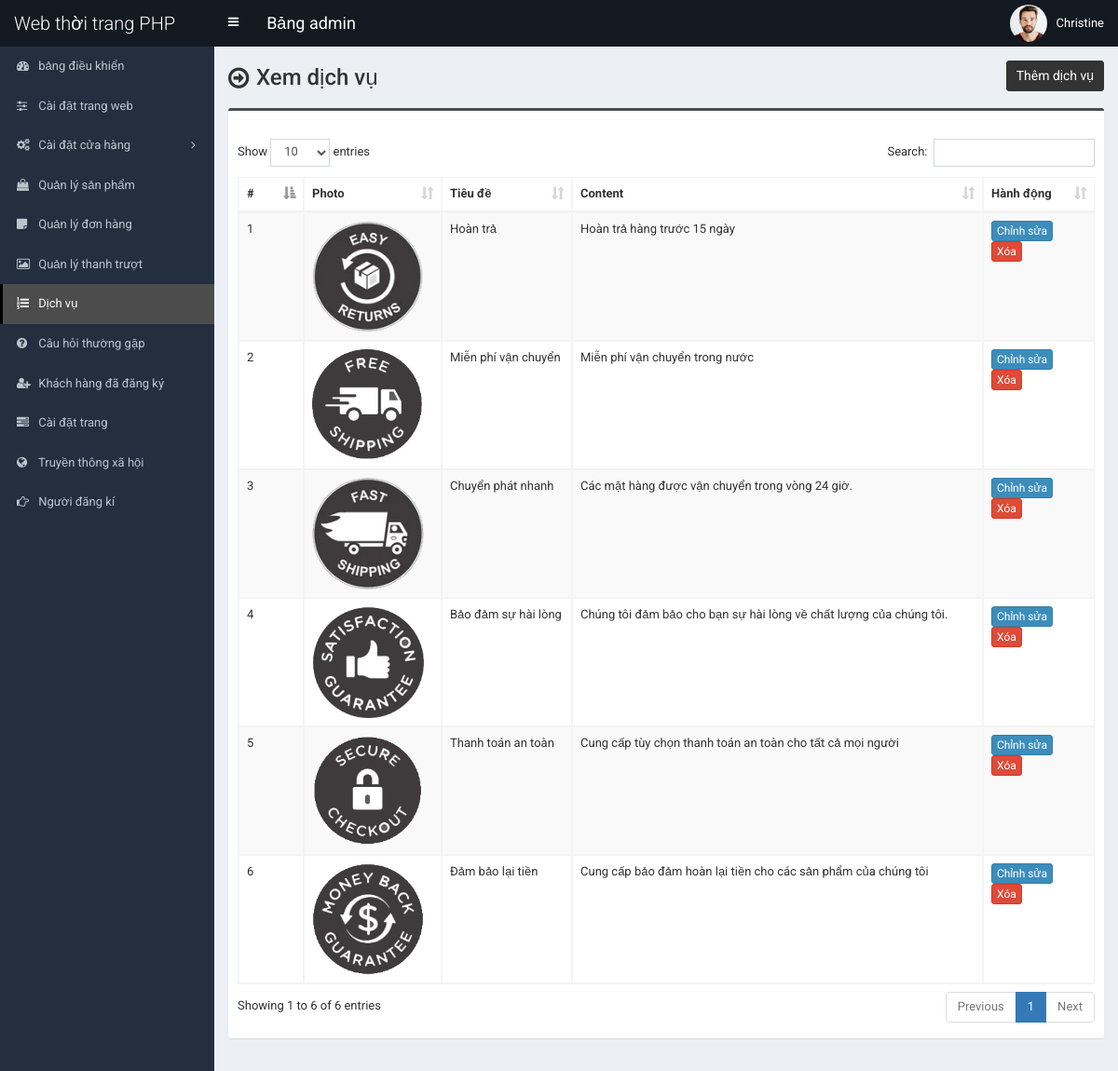
Screenshot of /admin/service.php (signed in) with the database file from the repository.
### tables this page shows
CREATE TABLE `tbl_service` (
  `id` int(11) NOT NULL,
  `title` varchar(255) NOT NULL,
  `content` mediumtext NOT NULL,
  `photo` varchar(255) NOT NULL
);

### admin/service.php (the view, shortened to what this page needs)
<?php require_once('header.php'); ?>
<section class="content-header">
	<div class="content-header-left">
		<h1>Xem dịch vụ</h1>
	</div>
	<div class="content-header-right">
		<a href="service-add.php" class="btn btn-primary btn-sm">Thêm dịch vụ</a>
	</div>
</section>
<section class="content">
	<div class="row">
		<div class="col-md-12">
			<div class="box box-info">
				<div class="box-body table-responsive">
					<table id="example1" class="table table-bordered table-hover table-striped">
						<thead>
							<tr>
								<th width="30">#</th>
								<th>Photo</th>
								<th width="100">Tiêu đề</th>
								<th>Content</th>
								<th width="80">Hành động</th>
							</tr>
						</thead>
						<tbody>
							<?php
							$i=0;
							$statement = $pdo->prepare("SELECT * FROM tbl_service");
							$statement->execute();
							$result = $statement->fetchAll(PDO::FETCH_ASSOC);
							foreach ($result as $row) {
								$i++;
								?>
								<tr>
									<td><?php echo $i; ?></td>
									<td style="width:130px;"><img src="../assets/uploads/<?php echo $row['photo']; ?>" alt="<?php echo $row['title']; ?>" style="width:120px;"></td>
									<td><?php echo $row['title']; ?></td>
									<td><?php echo $row['content']; ?></td>
									<td>
										<a href="service-edit.php?id=<?php echo $row['id']; ?>" class="btn btn-primary btn-xs">Chỉnh sửa</a>
										<a href="#" class="btn btn-danger btn-xs" data-href="service-delete.php?id=<?php echo $row['id']; ?>" data-toggle="modal" data-target="#confirm-delete">Xóa</a>
									</td>
								</tr>
								<?php
							}
							?>
						</tbody>
					</table>
				</div>
			</div>
		</div>
	</div>
</section>
<?php require_once('footer.php'); ?>

### admin/style.css (style rules this page uses)
body { font-size: 13px; font-family: "Roboto", sans-serif; }
.content-header > h1, .content-header .content-header-left h1 { font-family: "Roboto", sans-serif; }
.box-info { padding-top: 20px; }
.content-header { overflow: hidden; }
.content-header .content-header-left { float: left; padding-top: 5px; }
.content-header .content-header-right { float: right; }
.content-header .content-header-left h1 { margin-top: 0; margin-bottom: 0; padding-left: 30px; padding-bottom: 5px; font-size: 24px; position: relative; }
.content-header .content-header-left h1:before { position: absolute; top: 0; left: 0; font-family: "FontAwesome", sans-serif; font-size: 26px; content: "\f18e"; }
.content-header .content-header-right a { position: relative; font-size: 14px; }
.box.box-info { border-top-color: #4c4c4c; }
.content-header .content-header-right a { background-color: #333333; border-color: #333333; }

### rows the page displays
tbl_service: photo (picture), title "Hoàn trả", content "Hoàn trả hàng trước 15 ngày"
tbl_service: photo (picture), title "Miễn phí vận chuyển", content "Miễn phí vận chuyển trong nước"
tbl_service: photo (picture), title "Chuyển phát nhanh", content "Các mặt hàng được vận chuyển trong vòng 24 giờ."
tbl_service: photo (picture), title "Bảo đảm sự hài lòng", content "Chúng tôi đảm bảo cho bạn sự hài lòng về chất lượng của chúng tôi."
tbl_service: photo (picture), title "Thanh toán an toàn", content "Cung cấp tùy chọn thanh toán an toàn cho tất cả mọi người"
tbl_service: photo (picture), title "Đảm bảo lại tiền", content "Cung cấp bảo đảm hoàn lại tiền cho các sản phẩm của chúng tôi"

### other values shown
$_SESSION['user']['full_name'] "Christine"
